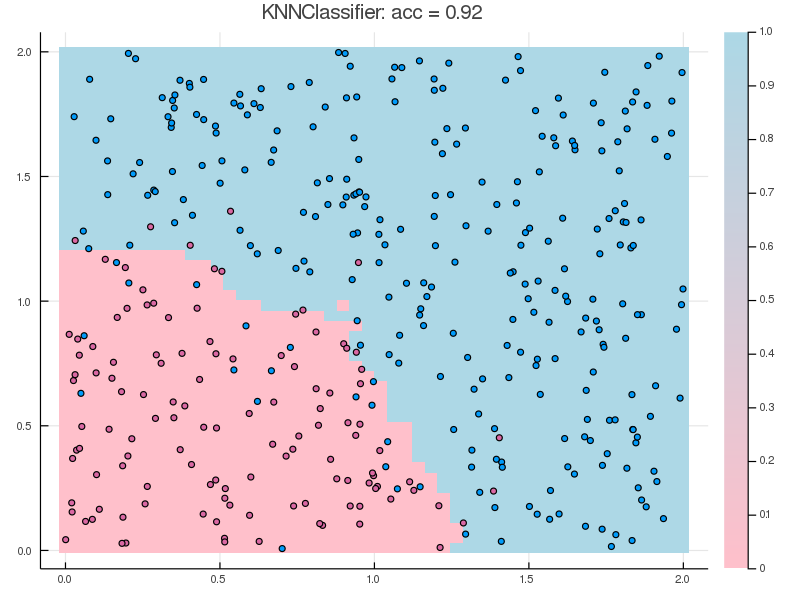

Reproduce this figure in Julia.
using MeLOne
using Plots
gr(size=(800,600))

function knnclassifier()
  n = 400
  X = 2 * rand(n, 2)
  y = [X[i,1].^2 + X[i,2].^2 < 1.5 + randn() * 0.6 ? 0 : 1 for i = 1:n]

  model = KNNClassifier(n_neighbors=13)
  fit!(model, X, y)

  xg = range(minimum(X[:,1]), maximum(X[:,1]), length=50)
  yg = range(minimum(X[:,2]), maximum(X[:,2]), length=50)
  pred(x,y) = predict(model, [x y])[1]

  heatmap(xg, yg, pred, c=cgrad([:pink, :lightblue]))
  scatter!(X[:,1], X[:,2], c=y, leg=false)
  y_pred = predict(model, X)
  title!("KNNClassifier: acc = $(accuracy_score(y, y_pred))")

  png("knnclassifier")
end

knnclassifier()
